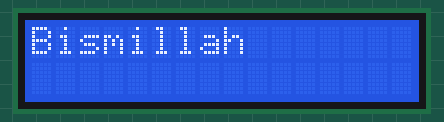
This sketch was run on a simulated Arduino Uno, built with avr-gcc and run on an emulated ATmega328P. Shown: 16×2 character LCD.

Above: at 0.1 s.
At 5.1 s:
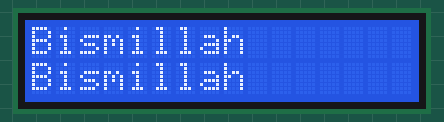

The sketch:

_30._LCD_POT.ino
```cpp
#include <LiquidCrystal.h>

int time = 0;

LiquidCrystal lcd(2,3,7,6,5,4);

void setup()
{
  lcd.begin(16,2);
}

void loop()
{
   lcd.print("Bismillah");
   delay(5000);
   lcd.setCursor(0,1);
   //lcd.print(time);
   //delay(1000);
}
```
